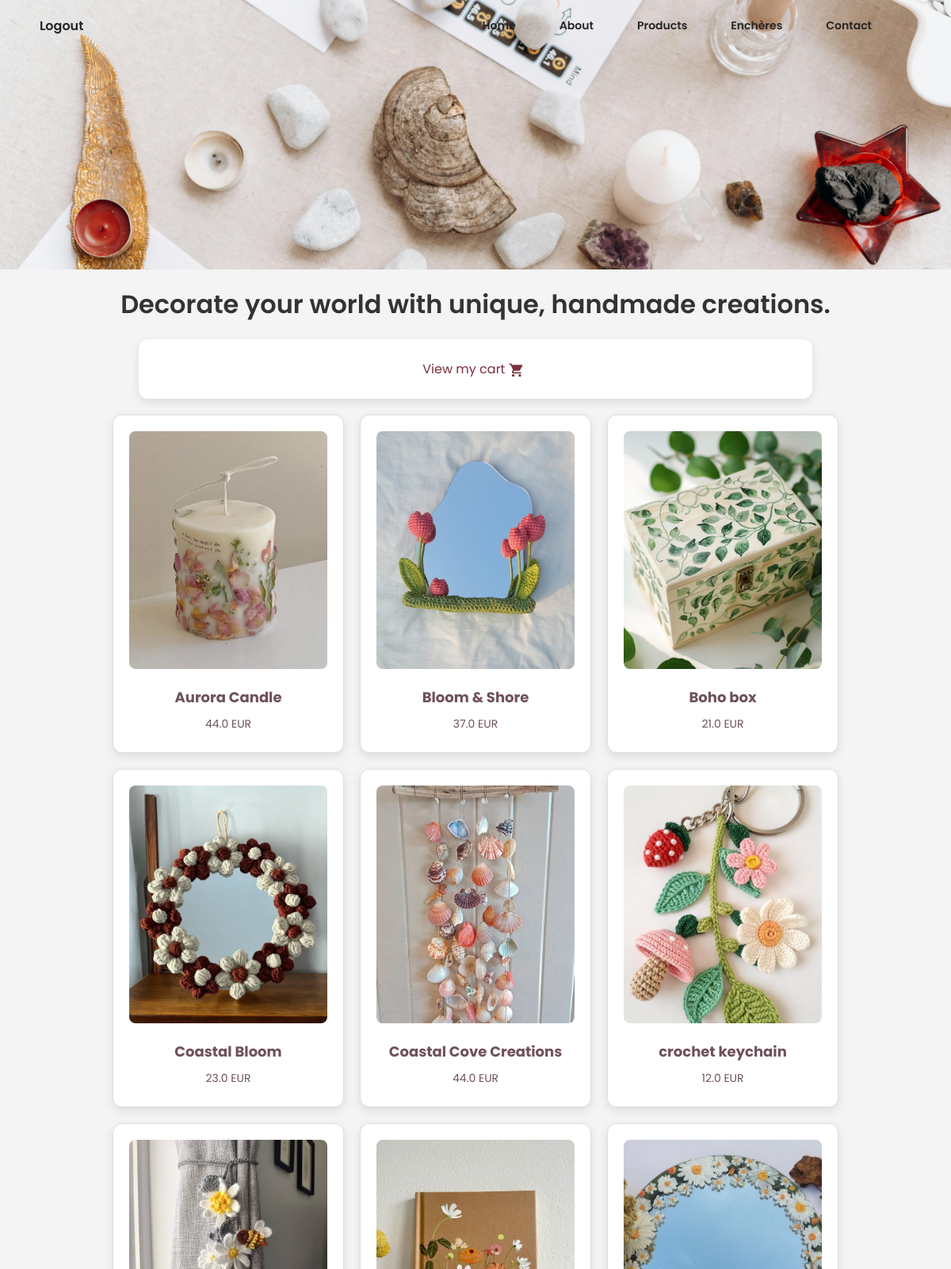
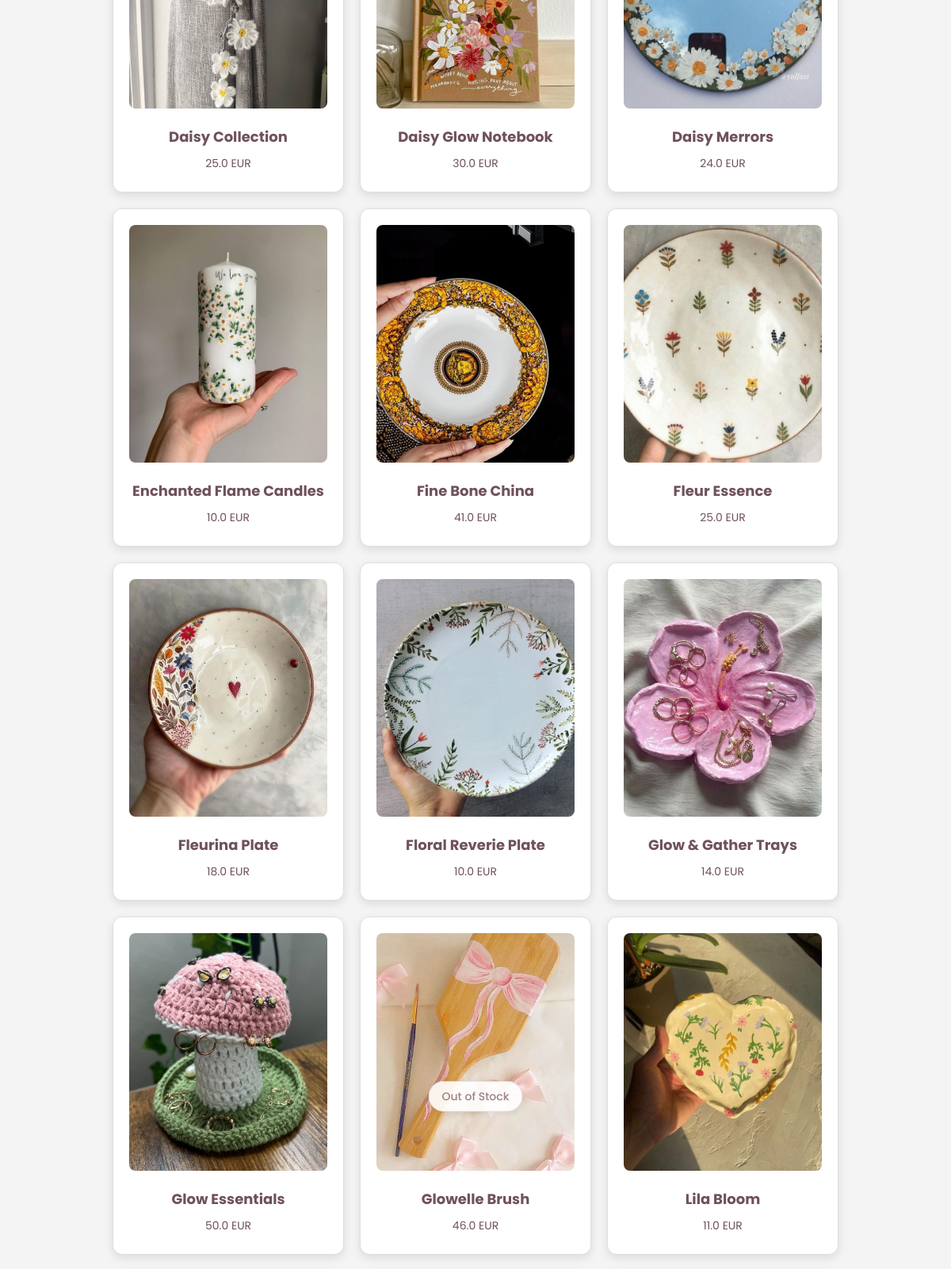
Page /home_user (signed in, upper part) on the committed database (2 pictures, top to bottom).
### tables this page shows
CREATE TABLE products (
            id INTEGER PRIMARY KEY AUTOINCREMENT,
            name TEXT NOT NULL,
            price REAL NOT NULL,
            stock INTEGER NOT NULL,
            image_url TEXT
        );

### app.py (the view)
@app.route("/home_user")
@login_required
def index_user():
    print("User authenticated:", current_user.is_authenticated)
    print("Session Data:", session)  # Debug session contents
    print(
        "Current User ID:", session.get("_user_id")
    )  # Flask-Login stores user_id here
    conn = get_db()
    products = conn.execute("SELECT * FROM products").fetchall()
    conn.close()
    products = [dict(product) for product in products]
    return render_template("index.html", products=products)

### app.py (called while the page is built)
@login_manager.user_loader
def load_user(user_id):
    conn = get_db()
    user = conn.execute("SELECT * FROM users WHERE id = ?", (user_id,)).fetchone()
    conn.close()
    if user:
        return User(
            user["id"],
            user["FirstName"],
            user["LastName"],
            user["Email"],
            user["phoneNum"],
            user["password"],
            user["is_admin"],
        )
    return None  # Explicitly return None if the user is not found

def get_db():
    db_path = "database.db"  # Assure-toi que c'est bien le bon fichier
    print(f"Using database: {os.path.abspath(db_path)}")  # Ajout du print
    conn = sqlite3.connect(db_path)
    conn.row_factory = sqlite3.Row
    return conn

### templates/index.html (shortened to what this page needs)
<!DOCTYPE html>
<html lang="fr">
<head>
    <link rel="stylesheet" href="{{ url_for('static', filename='styles.css') }}" />
    <link rel="stylesheet" href="{{ url_for('static', filename='admin_enchere.css') }}" />
</head>
<body>
    <header class="welcome-section">
    <div id="navbar">
      <a href="{{ url_for('logout') }}" class="logout-text">Logout</a>
      <nav>
        <ul >
          <li><a href="{{ url_for('home') }}">Home</a></li>
          <li><a href="{{ url_for('home') }}#about">About</a></li>
          <li><a href="{{ url_for('index_user') }}">Products</a></li>
          <li><a href="{{ url_for('encher_user') }}">Enchères</a></li>
          <li><a href="{{ url_for('contact_us') }}">Contact</a></li>
      </ul>
  </nav>
  </div>
    </header>
    <div class="slogan">
      <p>Decorate your world with unique, handmade creations.</p>
  </div>
    <div class="cart-container">
      <a href="{{ url_for('view_cart') }}" class="cart-link">
        View my cart  <span class="material-icons">shopping_cart</span>
    </a>
    </div>
    <div class="product-container">
        {% for product in products %}
        <div class="product-card {% if product.stock == 0 %}out-of-stock{% endif %}">
          <a href="{{ url_for('product_detail', product_id=product.id) }}">
            <img src="{{ url_for('static', filename= product.image_url ) }}" alt="{{ product.name }}" />
            <h3>{{ product.name }}</h3>
            <p>{{ product.price }} EUR</p>
          </a>
        </div>
        {% endfor %}
    </div>
</body>
</html>

### static/styles.css (style rules this page uses)
body { font-family: "Poppins", sans-serif; background-color: #f4f4f4; margin: 0; padding: 0px; text-align: center; color: #9d8189; }
a { text-decoration: none; color: #f4acb7; transition: color 0.3s ease; }
.product-container { display: flex; flex-wrap: wrap; justify-content: center; gap: 20px; padding: 20px; position: relative; transition: filter 0.3s ease; }
.product-card { width: 250px; padding: 20px; border: 1px solid #d8e2dc; border-radius: 12px; box-shadow: 0 4px 12px rgba(0, 0, 0, 0.1); text-align: center; background-color: #ffffff; transition: transform 0.3s ease, box-shadow 0.3s ease; }
.product-card img { width: 100%; height: 300px; object-fit: cover; border-radius: 8px; }
.product-card h3 { margin: 15px 0 10px; font-size: 18px; color: #9d8189; }
.product-card p { margin: 5px 0; color: #9d8189; font-size: 14px; }
.cart-container { max-width: 1000px; margin: 0 auto; background-color: #ffffff; padding: 25px; border-radius: 12px; box-shadow: 0 4px 12px rgba(0, 0, 0, 0.1); margin-top: 80px; }
#navbar { position: fixed; top: 0; left: 0; width: 100%; z-index: 1000; display: flex; justify-content: space-between; align-items: center; padding: 10px 20px; }
.logout-text { color: rgb(37, 36, 36); font-weight: 600; padding: 10px 20px; margin-left: 10px; transition: border-bottom 0.3s ease-in-out; }
#navbar ul { display: flex; gap: 15px; margin-right: 100px; }
#navbar ul li a { padding: 15px 20px; color: rgb(37, 36, 36); font-weight:600; transition: border-bottom 0.3s ease-in-out; }
.welcome-section { background-image: url("../static/welcome.jpg"); background-size: cover; background-position: top; height: 300px; display: flex; align-items: flex-end; justify-content: center; text-align: center; padding-bottom: 40px; }
.slogan { background-color: #f4f4f4; padding: 20px; border-radius: 10px; }
.slogan p { font-size: 2em; margin: 0; color: #333; font-weight: 600; }
ul { list-style: none; padding: 0; margin: 0; }
ul li { padding: 5px 0; color: #9d8189; font-size: 14px; }

### static/admin_enchere.css (style rules this page uses)
body { font-family: "Poppins", sans-serif; background-color: #f4f4f4; margin: 0; padding: 0px; text-align: center; color: #41262e; }
a { text-decoration: none; color: #7b313d; transition: color 0.3s ease; }
ul { list-style: none; }
#navbar { position: fixed; top: 0; left: 0; width: 100%; z-index: 1000; display: flex; justify-content: space-between; align-items: center; padding: 10px 20px; }
.logout-text { color: rgb(37, 36, 36); font-weight: 600; padding: 10px 20px; margin-left: 10px; transition: border-bottom 0.3s ease-in-out; }
#navbar ul { display: flex; gap: 15px; margin-right: 100px; }
#navbar ul li a { padding: 15px 20px; color: rgb(37, 36, 36); font-weight: 600; transition: border-bottom 0.3s ease-in-out; }
.product-container { display: flex; flex-wrap: wrap; justify-content: center; gap: 20px; padding: 20px; position: relative; transition: filter 0.3s ease; }
.product-card { width: 250px; padding: 20px; border: 1px solid #d8e2dc; border-radius: 12px; box-shadow: 0 4px 12px rgba(0, 0, 0, 0.1); text-align: center; background-color: #ffffff; transition: transform 0.3s ease, box-shadow 0.3s ease; }
.product-card img { width: 100%; height: 300px; object-fit: cover; border-radius: 8px; }
.product-card h3 { margin: 15px 0 10px; font-size: 18px; color: #6f515a; }
.product-card p { margin: 5px 0; color: #6f515a; font-size: 14px; }
.cart-container { max-width: 800px; margin: 0 auto; background-color: #ffffff; padding: 25px; border-radius: 12px; box-shadow: 0 4px 12px rgba(0, 0, 0, 0.1); }
.cart-link .material-icons { font-size: 20px; vertical-align: middle; margin-right: 5px; }
.welcome-section { background-image: url("../static/welcome.jpg"); background-size: cover; background-position: top; height: 300px; display: flex; align-items: flex-end; justify-content: center; text-align: center; padding-bottom: 40px; }
.slogan { background-color: #f4f4f4; padding: 20px; border-radius: 10px; }
.slogan p { font-size: 2em; margin: 0; color: #333; font-weight: 600; }

### rows in the picture
products: image_url+name (picture), name "Aurora Candle", price "44.0"
products: image_url+name (picture), name "Bloom & Shore", price "37.0"
products: image_url+name (picture), name "Boho box", price "21.0"
products: image_url+name (picture), name "Coastal Bloom", price "23.0"
products: image_url+name (picture), name "Coastal Cove Creations", price "44.0"
products: image_url+name (picture), name "crochet keychain", price "12.0"
products: image_url+name (picture), name "Daisy Collection", price "25.0"
products: image_url+name (picture), name "Daisy Glow Notebook", price "30.0"
products: image_url+name (picture), name "Daisy Merrors", price "24.0"
products: image_url+name (picture), name "Enchanted Flame Candles", price "10.0"
products: image_url+name (picture), name "Fine Bone China", price "41.0"
products: image_url+name (picture), name "Fleur Essence", price "25.0"
products: image_url+name (picture), name "Fleurina Plate", price "18.0"
products: image_url+name (picture), name "Floral Reverie Plate", price "10.0"
products: image_url+name (picture), name "Glow & Gather Trays", price "14.0"
products: image_url+name (picture), name "Glow Essentials", price "50.0"
products: image_url+name (picture), name "Glowelle Brush", price "46.0"
products: image_url+name (picture), name "Lila Bloom", price "11.0"
